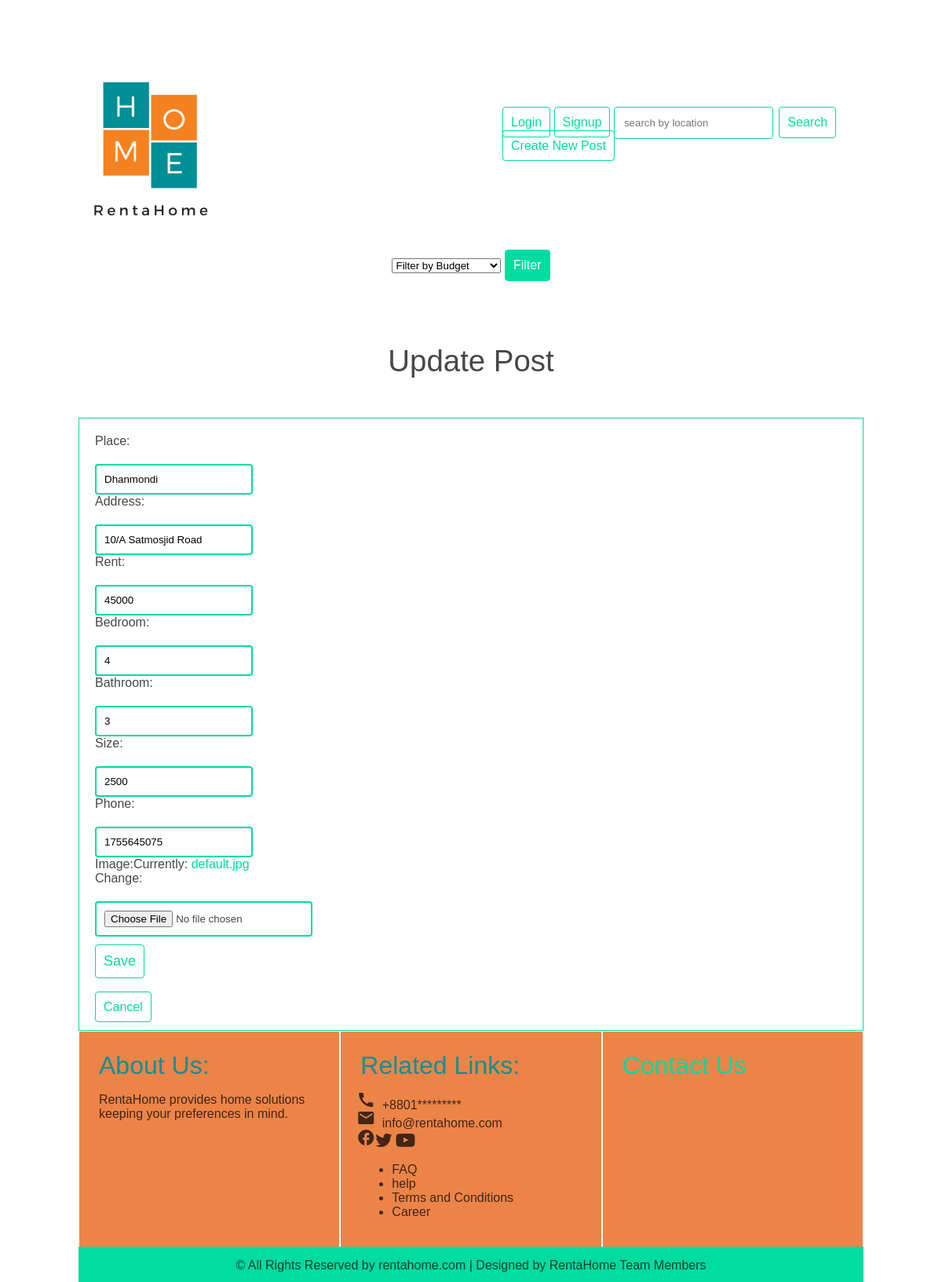
Page /posts/post_update/18/ on the committed database.
### posts/models.py (models this page shows, shortened)
class Post(models.Model):
    place = models.CharField(max_length = 40)
    address = models.CharField(max_length = 100)
    rent = models.PositiveIntegerField()
    bedroom = models.PositiveSmallIntegerField()
    bathroom = models.PositiveSmallIntegerField()
    size = models.PositiveIntegerField()
    phone = models.PositiveIntegerField()
    owner= models.ForeignKey(User,on_delete=models.CASCADE, default = None)
    date_posted = models.DateTimeField(auto_now_add = True,)
    image = models.ImageField(default = 'default.jpg', upload_to = 'house_pics')
    likes = models.ManyToManyField(User, related_name = 'advertisement_post')

### posts/views.py (the view)
# urls.py: path('post_update/<id>/', views.post_update, name = 'update'),
def post_update(request,id):
    post = Post.objects.get(id=id)
    form = forms.CreatePost(request.POST or None, request.FILES or None, instance = post)
    if form.is_valid():
        form.save()
        return redirect('posts:detail', post.id)
    return render(request,'posts/post_update.html', {'post': post, 'form': form})

### posts/forms.py
class CreatePost(forms.ModelForm):
    class Meta:
        model = models.Post
        fields = ['place','address','rent','bedroom','bathroom','size','phone','image']

### posts/templates/posts/post_update.html (shortened to what this page needs)
{% extends 'base.html' %}
{% block content %}
<div>
    <h1>Update Post</h1>
    <form action = "{% url 'posts:update' post.id %}" class = "site-form" method = "post" enctype = "multipart/form-data">
        {{ form }}
        <input type = "submit" class = "update-button" value = "Save"><br>
        <a href = "{% url 'posts:detail' post.id %}" class = "highlight">Cancel</a>
    </form>
</div>
{% endblock %}

### statics/styles.css (style rules this page uses)
html, body { background-color: #fff; background-repeat: no-repeat; color: #000000b8; height: 100%; padding: 30px; margin: 20px; }
body * { font-family: Georgia, Verdana, sans-serif, Times; }
h1, h2, h3, h4, h5 { font-weight: normal; margin: 0; }
a, a:hover, a:visited { color: #00dba0; text-decoration: none; }
div.wrapper h1 { text-align: center; margin: 50px auto; font-size: 2.4em; }
.site-form { margin-top: 40px; border: 1px solid #00dba0; padding: 20px; }
.site-form input, .site-form textarea { display: block; margin: 20px 0 0px 0; padding: 10px; border: 2px solid #00dba0; border-radius: 4px; }
a.highlight { border: 1px solid #00dba0; padding: 10px; border-radius: 4px; color: #00dba0; }
.site-form input[type="submit"] { background: #fff; border: 1px solid #00dba0; color: #00dba0; font-size: 16px; border-radius: 4px; margin: 10px 0; font-size: 18px; }

### rows in the picture
Post: place "Dhanmondi", address "10/A Satmosjid Road", rent "45000", bedroom "4", bathroom "3", size "2500", phone "1755645075"
